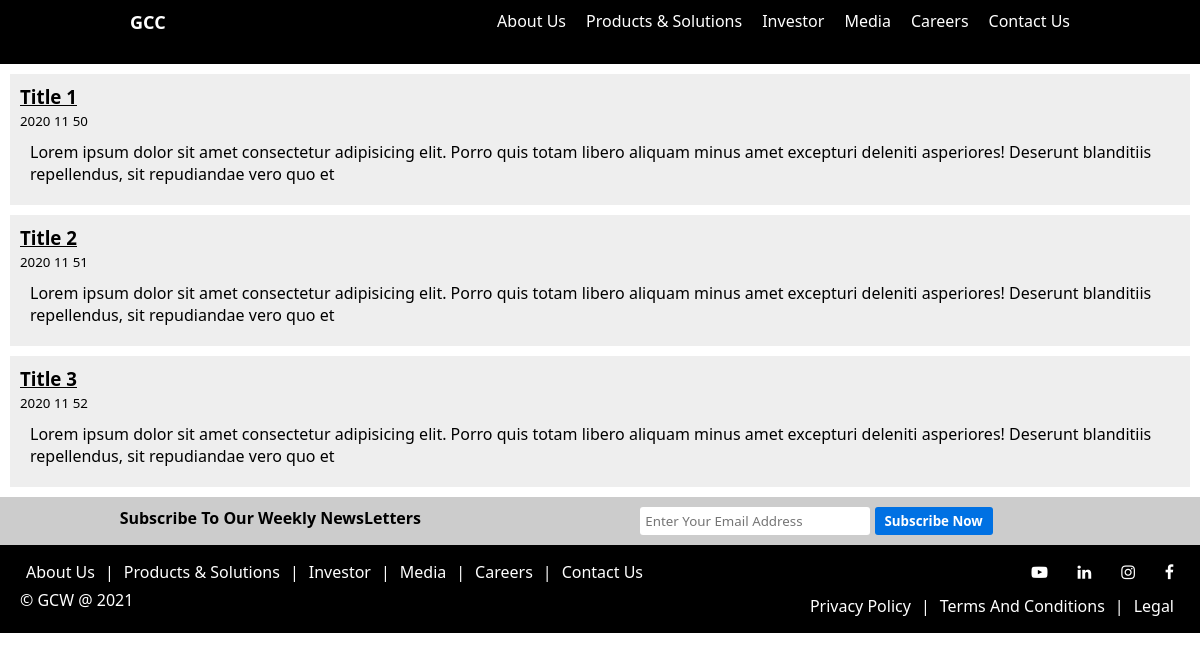
The app's page /pages/media/index.php with its own data.
### tables this page shows
CREATE TABLE `media` ( `id` INT(15) NOT NULL AUTO_INCREMENT , `title` VARCHAR(50) NOT NULL , `meta` VARCHAR(25) NOT NULL , `text` VARCHAR(1000) NOT NULL , PRIMARY KEY (`id`));

### common/newsLoader.php (the view, shortened to what this page needs)
<?php
    include "databaseConnect.php";
    $sql = "SELECT * FROM media";
    $result = mysqli_query($conn, $sql);
    while($row = mysqli_fetch_assoc($result)){
        echo "<div class='announcementBox'>";
        echo "<h3>".$row["title"]."</h3>";
        echo "<small>".$row["meta"]."</small>";
        echo "<p>".$row["text"]."</p>";
        echo "</div>";
    }
?>

### pages/media/index.php (shortened to what this page needs)
<!DOCTYPE html>
<html lang="en">
    <head>
        <?php include "../../common/php_common_functions.php" ?>
    <link rel="stylesheet" href="./css/style.css">
    <link rel="stylesheet" href="./css/media.css">
    <link defer rel="stylesheet" href="https://cdnjs.cloudflare.com/ajax/libs/font-awesome/4.7.0/css/font-awesome.min.css">
</head>
<body>
    <?php include "../../common/header.php"; ?>
    <main>
        <?php
            include "../../common/newsLoader.php";
        ?>
    </main>
    <?php include "../../common/footer.php"; ?>
</body>
</html>

### common/header.php (shortened to what this page needs)
<header>
    <div class="container">
        <a href="index.php"><span>GCC</span></a>
        <nav class="all_links_displayed">
            <ul>
                <a href="pages/aboutUs/index.php"><li>About Us</li></a>
                <a href="pages/products/index.php"><li>Products & Solutions</li></a>
                <a href="pages/investor/index.php"><li>Investor</li></a>
                <a href="pages/media/index.php"><li>Media</li></a>
                <a href="pages/careers/index.php"><li>Careers</li></a>
                <a href="pages/contactUs/index.php"><li>Contact Us</li></a>
            </ul>
        </nav>
    </div>
</header>

### common/footer.php (shortened to what this page needs)
<div class="newsletter">
    <strong>Subscribe To Our Weekly NewsLetters</strong>
    <div class="newsletter_form">
        <form action="index.php" method="post">
            <input type="text" name="email_newsletter" placeholder="Enter Your Email Address" id="email_newsletter">
            <input type="submit" value="Subscribe Now" name="newsletter_submit">
        </form>
    </div>
</div>
<footer>
    <div class="flex_footer">
        <ul>
            <a href="pages/aboutUs/index.php"><li>About Us</li></a>
            |<a href="pages/products/index.php"><li>Products & Solutions</li></a>
            |<a href="pages/investor/index.php"><li>Investor</li></a>
            |<a href="pages/media/index.php"><li>Media</li></a>
            |<a href="pages/careers/index.php"><li>Careers</li></a>
            |<a href="pages/contactUs/index.php"><li>Contact Us</li></a>
        </ul>
    </div>
    <div class="socialmedia_footer">
        <a href="https://www.youtube.com"><i class="fa fa-youtube-play" aria-hidden="true"></i></a>
        <a href="https://www.linkedin.com"><i class="fa fa-linkedin" aria-hidden="true"></i></a>
        <a href="https://www.instagram.com"><i class="fa fa-instagram" aria-hidden="true"></i></a>
        <a href="https://www.facebook.com"><i class="fa fa-facebook" aria-hidden="true"></i></a>
    </div>
    <div class="copyright_Footer">
        &copy; GCW @ 2021
    </div>
    <div class="legal_footer">
        <ul>
            <a href="legal/privacypolicy.php"><li>Privacy Policy</li></a>
            |<a href="legal/termsandconditions.php"><li>Terms And Conditions</li></a>
            |<a href="legal/legal.php"><li>Legal</li></a>
        </ul>
    </div>
</footer>

### css/style.css (style rules this page uses)
* { margin: 0px; padding: 0px; font-family: 'Segoe UI', Tahoma, Geneva, Verdana, sans-serif; position: relative; top: 0px; }
header { color: white; height: 8vh; background-color: black; position: sticky; width: 100%; z-index: 1; }
header .container { width: 80%; position: relative; margin: auto; }
header .container span { position: absolute; left: 0px; padding: 10px; font-size: large; font-weight: bold; }
header .container nav.all_links_displayed ul { position: absolute; right: 0px; list-style: none; text-decoration: none; display: flex; flex-direction: row; }
header .container li { padding: 10px; }
header a { text-decoration: none; color: white; }
.newsletter { display: grid; grid-template-columns: minmax(50, auto); padding: 10px; background-color: #CCCCCC; color: black; grid-template-areas: '. newsletter_heading . newsletter_form .'; }
.newsletter strong { grid-area: newsletter_heading; }
.newsletter .newsletter_form { grid-area: newsletter_form; }
.newsletter .newsletter_form input[type="text"] { outline: 0px; border: 0px; border-radius: 3px; background-color: #fff; padding: 5px; width: 50%; }
.newsletter .newsletter_form input[type="submit"] { outline: 0px; border: 0px; border-radius: 3px; padding: 5px 10px 5px 10px; background-color: #0071E3; color: white; font-weight: bolder; }
footer { display: grid; grid-template-columns: minmax(50, auto); grid-template-areas: 'navigation socialmedia' 'copyright legal'; background-color: #000000; color: white; padding: 10px; }
footer > div { padding: 6px; }
.flex_footer { grid-area: navigation; }
.flex_footer ul { display: flex; flex-direction: row; flex-wrap: wrap; list-style: none; color: white; }
.flex_footer li { padding: 0px 10px 0px 10px; }
.flex_footer a { text-decoration: none; color: white; }
.socialmedia_footer { grid-area: socialmedia; display: flex; justify-self: end; flex-direction: row; gap: 10px; }
.socialmedia_footer a { text-decoration: none; color: white; padding: 0px 10px 0px 10px; }
.copyright_Footer { grid-area: copyright; padding: 0 0 0 10px; }
.legal_footer { grid-area: legal; justify-self: end; }
.legal_footer ul { display: flex; flex-direction: row; list-style: none; }
.legal_footer a { text-decoration: none; color: white; padding: 0px 10px 0px 10px; }

### css/media.css (style rules this page uses)
.announcementBox { background-color: #eee; margin: 10px; padding: 10px; }
.announcementBox h3 { text-decoration: underline; }
.announcementBox p { padding: 10px; }

### records on screen
media: title "Title 1", meta "2020 11 50", text "Lorem ipsum dolor sit amet consectetur adipisicing elit. Porro quis totam libero aliquam minus amet excepturi deleniti asperiores! Deserunt blanditiis repellendus, sit repudiandae vero quo et"
media: title "Title 2", meta "2020 11 51", text "Lorem ipsum dolor sit amet consectetur adipisicing elit. Porro quis totam libero aliquam minus amet excepturi deleniti asperiores! Deserunt blanditiis repellendus, sit repudiandae vero quo et"
media: title "Title 3", meta "2020 11 52", text "Lorem ipsum dolor sit amet consectetur adipisicing elit. Porro quis totam libero aliquam minus amet excepturi deleniti asperiores! Deserunt blanditiis repellendus, sit repudiandae vero quo et"
